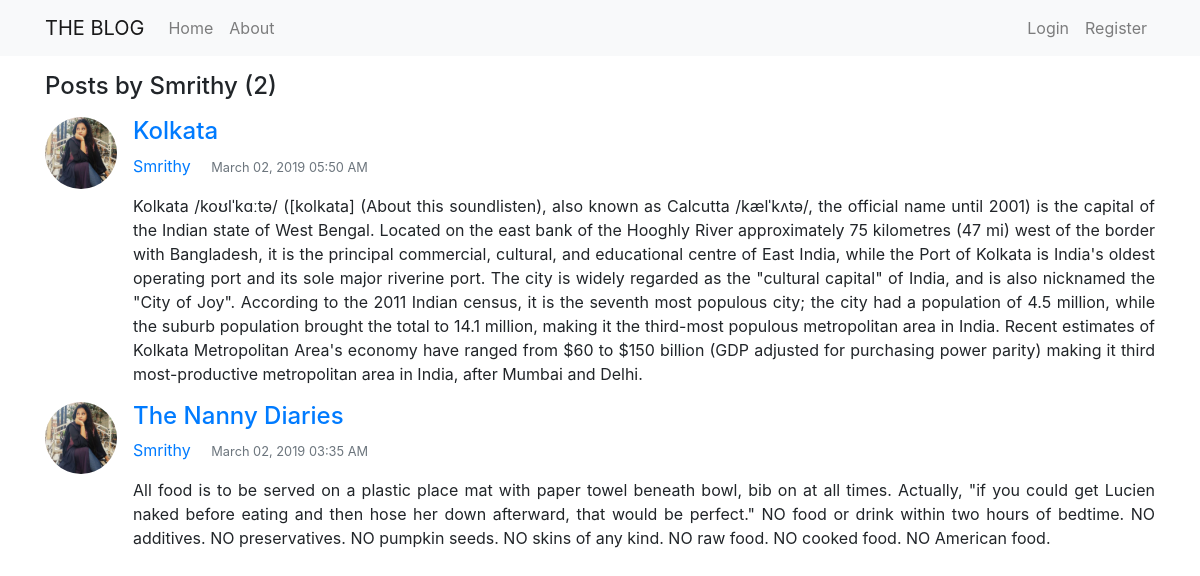
The app's page /user/Smrithy/, older data.
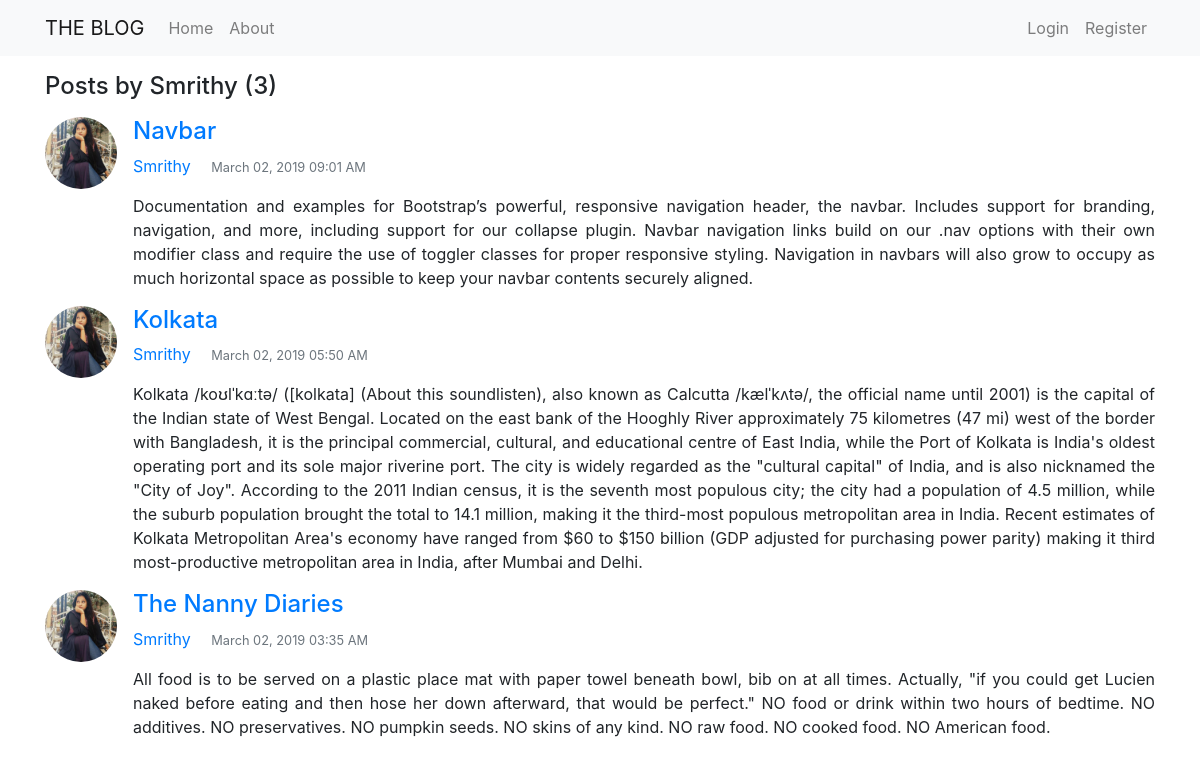
The same page, newer data.
### blog/models.py (models this page shows, shortened)
class Post(models.Model):
	title = models.CharField(max_length=100)
	content = models.TextField()
	date_posted = models.DateTimeField(default=timezone.now)
	author = models.ForeignKey(User, on_delete=models.CASCADE)

### users/models.py (models this page shows, shortened)
class Profile(models.Model):
	user = models.OneToOneField(User, on_delete=models.CASCADE)
	image = models.ImageField(default='default.jpg', upload_to='profile_pics')

### blog/views.py (the view)
# urls.py: path('user/<str:username>/', UserPostListView.as_view(), name='user-posts'),
class UserPostListView(ListView):
    model = Post
    template_name = 'blog/user_posts.html'
    context_object_name = 'posts'
    paginate_by = 4
    def get_queryset(self):
        user = get_object_or_404(User, username=self.kwargs.get('username'))
        return Post.objects.filter(author=user).order_by('-date_posted')

### blog/templates/blog/user_posts.html (shortened to what this page needs)
{% extends "blog/base.html" %}
{% block body %}
  <h4 class="mb-3">Posts by {{ view.kwargs.username }} ({{ page_obj.paginator.count }})</h4>
  {% for post in posts %}
      <article class="media content-section">
        <img class="rounded-circle article-img mr-3" width="72" height="72" src="{{ post.author.profile.image.url }}">
        <div class="media-body">
          <h4><a class="article-title" href="{% url 'post-detail' post.id %}">{{ post.title }}</a></h4>
          <div class="article-metadata">
            <a class="mr-3" href="{% url 'user-posts' post.author.username %}">{{ post.author }}</a>
            <small class="text-muted">{{ post.date_posted|date:"F d, Y h:i A" }}</small>
          </div>
          <p class="article-content mt-3" align="justify">{{ post.content }}</p>
        </div>
	    </article>
  {% endfor %}
{% endblock %}

Row changes from the older to the newer data that the page shows:
added Post: author.profile.image (picture), title "Navbar", author "Smrithy", date_posted "March 02, 2019 09:01 AM", content "Documentation and examples for Bootstrap’s powerful, responsive navigation header, the navbar. Includes support for branding, navigation, and more, including support for our collapse plugin. Navbar navigation links build on our .nav options with their own modifier class and require the use of toggler classes for proper responsive styling. Navigation in navbars will also grow to occupy as much horizontal space as possible to keep your navbar contents securely aligned."
Text that changed along with them:
{{ page_obj.paginator.count }}: "2" → "3"
